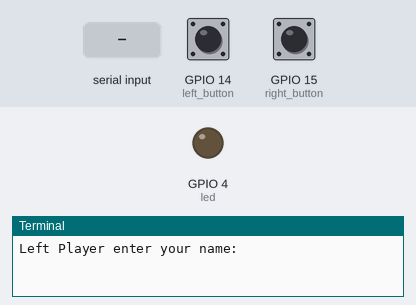
Bench run of a program on a simulated Raspberry Pi (BCM pin numbers). Shown: output pins drawn as LEDs (lit = HIGH), the last lines printed to the terminal. The test bench sets the inputs (shaded band); at power-on: GPIO 14 (left_button) HIGH, GPIO 15 (right_button) HIGH. Random numbers come from a fixed seed.

Above: at 1.2 s.
1.3 s: "1" typed at the terminal, then Enter
2.8 s: "0" typed at the terminal, then Enter
At 4.7 s:
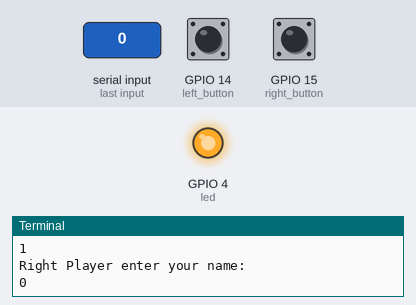
Timing chart, 0 to 6.2 s (numbered marks = the images above; inputs shaded):
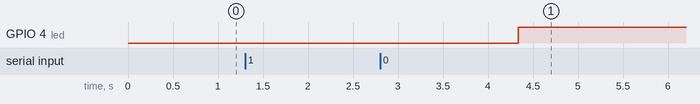

Measured:
- after the input at 2.8 s, GPIO 4 (led): LOW → HIGH after 1.5 s

The program:

reaction.py
```python
import RPi.GPIO as GPIO
import time
import random
left_player = input('Left Player enter your name: ')
right_player = input('Right Player enter your name: ')
GPIO.setmode(GPIO.BCM)
GPIO.setwarnings(False)
led = 4
GPIO.setup(led, GPIO.OUT)
GPIO.output(led, 0)
t1=1
t2=5
time.sleep(random.uniform(t1,t2))
GPIO.output(led, 1)
left_button = 14
right_button = 15
#luck= random.choice([left_player,right_player])

GPIO.setup(left_button, GPIO.IN, GPIO.PUD_UP)
GPIO.setup(right_button, GPIO.IN, GPIO.PUD_UP)
#while True:
        #if GPIO.input(left_button) == False:
            #print(luck+" wins! ")
            #break
        #if GPIO.input(right_button) == False:
            #print(luck+" wins! ")
            #break
try:
    while True:
        if GPIO.input(left_button) == False:
            print(left_player+" wins! ")
            break
        if GPIO.input(right_button) == False:
            print(right_player+" wins! ")
            break

except KeyboardInterrupt:
    print("CTRL-C: Terminating program.")
finally:
    print("Cleaning up GPIO...")
    GPIO.cleanup()
```
